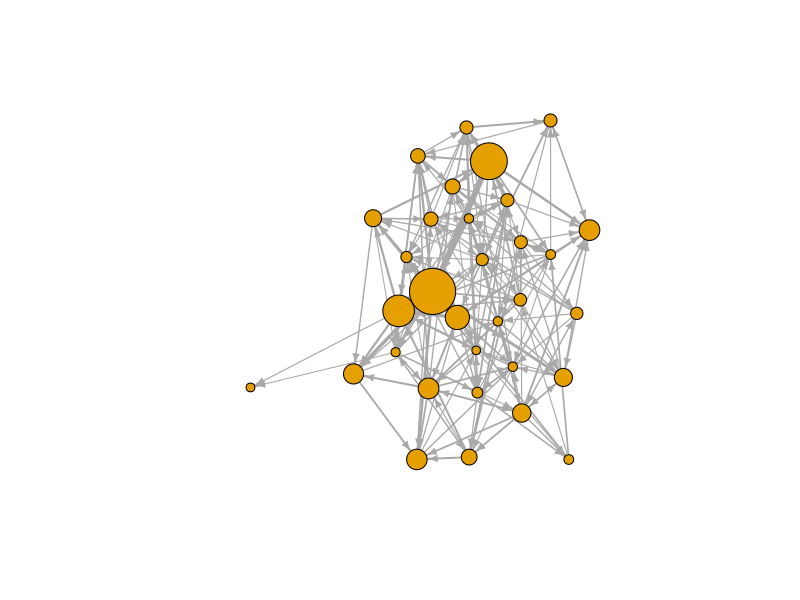

R code for this plot:
library(igraph)

# For now, we generate a random graph. In practice, we would load a topology or
# a simulation result from a graphml file.
#
# g <- read_graph("topo-or-result.xml", format="graphml")

n.nodes <- 32
n.edges <- n.nodes * 6
g <- erdos.renyi.game(n.nodes, n.edges, type="gnm", directed=T, loops=F)
# exponentially distributed computational power
alpha <- rexp(n.nodes, 1)
g <- set_vertex_attr(g, "alpha", value=alpha)
lnk <- vertex_attr(g,"alpha", index=head_of(g, 1:n.edges)) * vertex_attr(g,"alpha", index=tail_of(g, 1:n.edges))
lnk <- lnk / mean(lnk)
lnk <- abs(rnorm(n.edges, lnk, 1))

g <- set_edge_attr(g, "delta_vote", value = lnk * 0.001)
g <- set_edge_attr(g, "delta_block", value = lnk * 0.1)

# Fix the layout for the graph
l <- layout_nicely(g)

# This function generates tikz code for the nodes of graph
tikz.nodes <- function(g, size,..., layout) {
  if (missing(layout)) {
    layout <- layout_nicely(g)
  }
  if (missing(size)) {
    size <- rep(1,dim(layout)[1])
  }
  # map coordinates onto [0,1]
  rescale <- function(v) {
    v <- v - min(v)
    v <- v / max(v)
    round(v, digits=3)
  }
  x <- rescale(layout[,1])
  y <- rescale(layout[,2])
  size <- round(size, digits=2)
  i <- 1:dim(layout)[1]
  paste0("\\node[node,minimum width=",size,"em] (n",i,") at (",x,",",y,") {};")
}
# tikz.nodes(g)

# This function generates tikz code for the edges of a graph
tikz.edges <- function(g, width) {
  if (missing(width)){
    width <- 1
  }
  width <- width / max(2, width)
  width <- pmax(0.1, width)
  e <- get.edgelist(g)
  paste0("\\path[edge,->,line width=",width,"pt] (n",e[,1],") -- (n",e[,2],");")
}
# tikz.edges(g, lnk)


# Write some properties into tikz/tex files
writeLines(tikz.nodes(g, alpha, layout=l), con="nodes-alpha.tex")
writeLines(tikz.edges(g), con="edges-1.tex")
writeLines(tikz.edges(g, lnk), con="edges-lnk.tex")

# Plot using R for comparison
plot(g,
     vertex.label="",
     vertex.size=(5 + 5 * (vertex_attr(g, "alpha"))),
     edge.width=(1 + 0.3 * lnk),
     edge.arrow.size=0.5,
     layout=l
)
